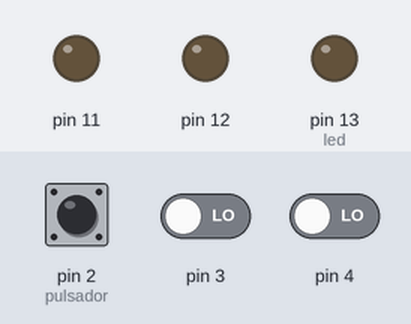
The sketch below on a simulated Arduino Uno, built with avr-gcc and run on an emulated ATmega328P. Shown: output pins drawn as LEDs (lit = HIGH). The inputs (shaded band) are chosen by the test bench; at power-on: pin 2 (pulsador) LOW, pin 3 LOW, pin 4 LOW.

Above: at 1.2 s.
1.3 s: pin 2 (pulsador) pulled HIGH for 0.15 s
At 1.37 s:
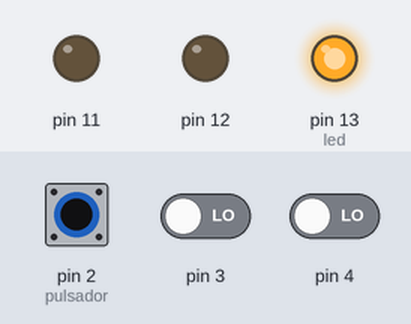
2.9 s: pin 3 driven HIGH
At 4.0 s:
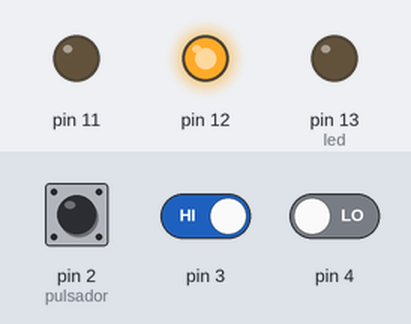
4.4 s: pin 4 driven HIGH
At 5.4 s:
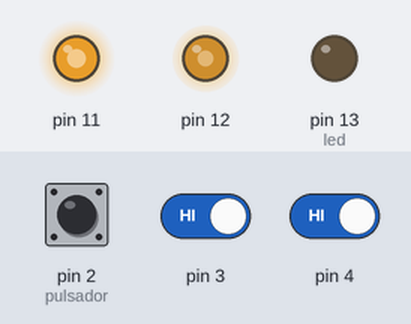
5.9 s: pin 2 (pulsador) pulled HIGH for 1 s
At 6.7 s:
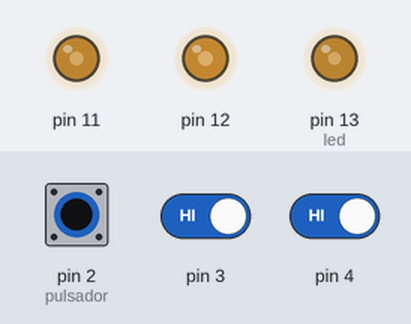
8.4 s: pin 3 driven LOW
At 9.6 s:
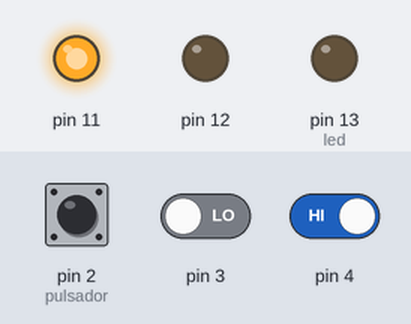
9.9 s: pin 2 (pulsador) pulled HIGH for 0.15 s
At 10.07 s:
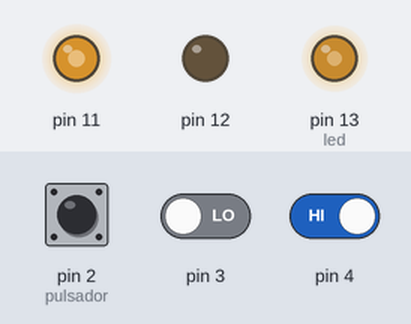
Timing chart, 0 to 12.6 s (numbered marks = the images above; inputs shaded):
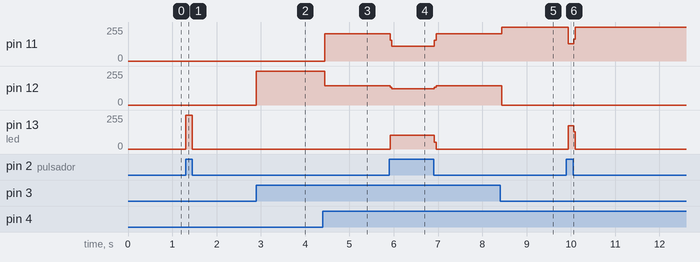

Measured:
- after the input at 1.3 s, pin 13 (led): 0/255 → 255/255 at once, → 0/255 0.15 s later
- after the input at 2.9 s, pin 12: 0/255 → 255/255 at once
- after the input at 4.4 s, pin 11: 0/255 → 204/255 at once; pin 12: 255/255 → 145/255 at once
- after the input at 5.9 s, pin 11: 204/255 → 109/255 at once, → 204/255 1.0 s later; pin 12: 145/255 → 122/255 at once, → 145/255 1.0 s later; pin 13 (led): 0/255 → 104/255 at once, → 0/255 1.0 s later
- after the input at 8.4 s, pin 11: 204/255 → 255/255 at once; pin 12: 145/255 → 0/255 at once
- after the input at 9.9 s, pin 11: 255/255 → 130/255 at once, → 255/255 0.12 s later; pin 13 (led): 0/255 → 175/255 at once, → 0/255 0.12 s later

The sketch:

EJERCICIO2_02_05_24.ino
```cpp
// etiquetas, son nombres que se declaran a los terminales
int pulsador=2; //Pin donde se encuentra el pulsador, entrada
int led=13; //Pin donde se encuentra el LED, salida
//------------------------------------
//Funcion principal
//------------------------------------
void setup() // Se ejecuta cada vez que el Arduino se inicia
{
pinMode(pulsador, INPUT); //Configurar el pulsador como una entrada
pinMode(3, INPUT);
pinMode(4, INPUT);
pinMode(led,OUTPUT); //Configurar el LED como una salida
pinMode(12, OUTPUT);
pinMode(11, OUTPUT);
}
//------------------------------------
//Funcion ciclicla
//------------------------------------
void loop() // Esta funcion se mantiene ejecutando
{ // cuando este energizado el Arduino
//Condicional para saber estado del pulsador
if (digitalRead(pulsador)==HIGH)
{
//Pulsador oprimido
digitalWrite(led,HIGH); //Enciende el LED
digitalWrite(11,LOW);
digitalWrite(12,LOW);
}
else
{
//Pulsador NO oprimido
digitalWrite(led,LOW); //Apaga el LED
}


if (digitalRead(3)==HIGH)
{
//Pulsador oprimido
digitalWrite(12,HIGH);
digitalWrite(led,LOW); //Apaga el LED//Enciende el LED
digitalWrite(11,LOW);
}
else
{
//Pulsador NO oprimido
digitalWrite(12,LOW); //Apaga el LED
}

if (digitalRead(4)==HIGH)
{
//Pulsador oprimido
digitalWrite(11,HIGH); //Enc
digitalWrite(led,LOW); //Apaga el LEDiende el LED
digitalWrite(12,LOW);
}
else
{
//Pulsador NO oprimido
digitalWrite(11,LOW); //Apaga el LED
}

}
```
